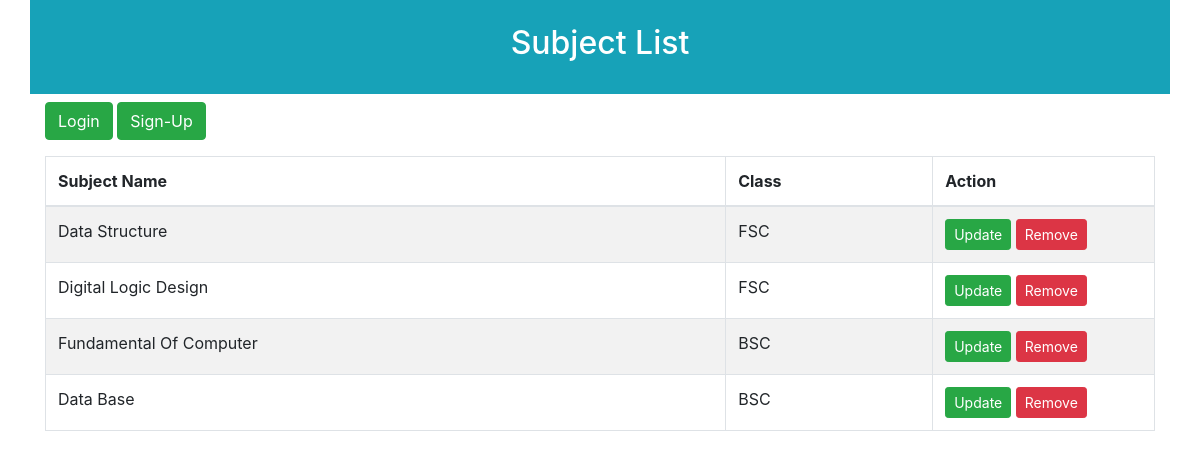
/subject/add_subject/, run on the app's committed database.
### subject/models.py (models this page shows, shortened)
class Add_subject(models.Model):
	subject_name = models.CharField(max_length=120)
	select_class = models.ForeignKey(Add_class, on_delete=models.CASCADE)

### class_app/models.py (models this page shows)
class Add_class(models.Model):
	class_name = models.CharField(max_length=120)
	def __str__(self):
		return self.class_name

### subject/views.py (the view)
# urls.py: path('add_subject/', views.add_subject, name='add_subject')
def add_subject(request):
	all_subjects = Add_subject.objects.all()
	data={'all_subjects':all_subjects}
	return render(request, 'subject_list.html',data)

### templates/subject_list.html
{% extends 'links.html' %}
{% load static %}
{% block content %}
	<div class="container p-4 bg-info text-white text-center">
		<h2>Subject List</h2>
	</div>
	{% include 'nav.html' %}
	<div class="container mt-3">
		<table class="table table-bordered table-striped table-hover">
			<tr>
				<thead>
					<th>Subject Name</th>
					<th>Class</th>
					<th style="width: 20%;">Action</th>
				</thead>
			</tr>
			<tbody>
				{% for i in all_subjects %}
				<tr>
					<td>{{ i.subject_name }}</td>
					<td>{{ i.select_class }}</td>
					<td>
						<a href="" class="btn btn-success btn-sm">Update</a>
						<a href="" class="btn btn-danger btn-sm">Remove</a>
					</td>
				</tr>
				{% endfor %}
			</tbody>
		</table>
	</div>
</body>
{% endblock %}

### data on the page
Add_subject: subject_name "Data Structure", select_class "FSC"
Add_subject: subject_name "Digital Logic Design", select_class "FSC"
Add_subject: subject_name "Fundamental Of Computer", select_class "BSC"
Add_subject: subject_name "Data Base", select_class "BSC"
